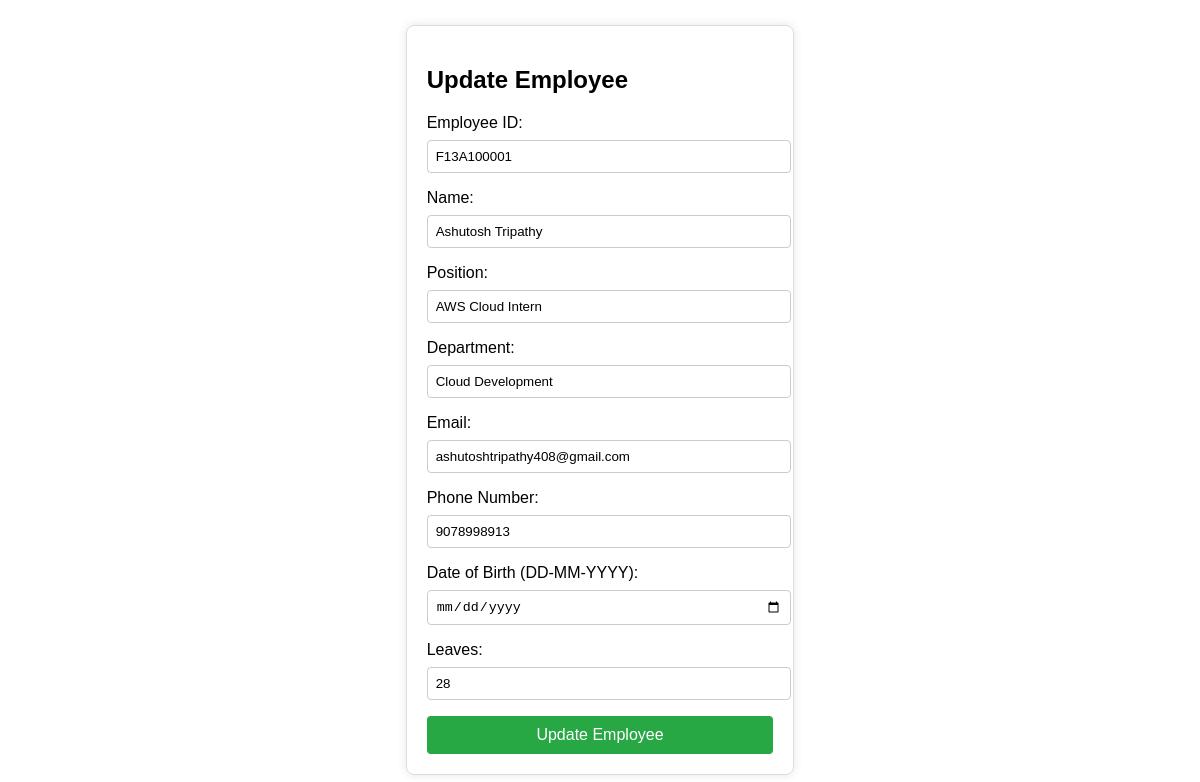
Page /employee/F13A100001/update/ (signed in) on the committed database.
### hrms/models.py (models this page shows, shortened)
class Employee(models.Model):
    employee_id = models.CharField(max_length=10, unique=True)
    name = models.CharField(max_length=100)
    position = models.CharField(max_length=100)
    department = models.CharField(max_length=100)
    email = models.EmailField()
    phone_number = models.CharField(max_length=15)
    dob = models.DateField()
    leaves = models.IntegerField(default=0)
    otp = models.CharField(max_length=6, blank=True, null=True)

### hrms/views.py (the view, shortened to what this page needs)
# urls.py: path('employee/<str:employee_id>/update/', views.update_employee_view, name='update_employee'),
def update_employee_view(request, employee_id):
    if not request.session.get('logged_in'):
        return redirect('login')
    employee = get_object_or_404(Employee, employee_id=employee_id)
    return render(request, 'update_employee.html', {'employee': employee})

### hrms/templates/update_employee.html (shortened to what this page needs)
<!DOCTYPE html>
<html>
<head>
</head>
<body>
    <div class="form-container">
        <h2>Update Employee</h2>
        <form method="post">
            <label for="employee_id">Employee ID:</label>
            <input type="text" id="employee_id" name="employee_id" value="{{ employee.employee_id }}" readonly>
            <label for="name">Name:</label>
            <input type="text" id="name" name="name" value="{{ employee.name }}" required>
            <label for="position">Position:</label>
            <input type="text" id="position" name="position" value="{{ employee.position }}" required>
            <label for="department">Department:</label>
            <input type="text" id="department" name="department" value="{{ employee.department }}" required>
            <label for="email">Email:</label>
            <input type="email" id="email" name="email" value="{{ employee.email }}" required>
            <label for="phone_number">Phone Number:</label>
            <input type="tel" id="phone_number" name="phone_number" value="{{ employee.phone_number }}" required>
            <label for="dob">Date of Birth (DD-MM-YYYY):</label>
            <input type="date" id="dob" name="dob" value="{{ employee.dob }}" required>
            <label for="leaves">Leaves:</label>
            <input type="number" id="leaves" name="leaves" value="{{ employee.leaves }}" required>
            <button type="submit">Update Employee</button>
        </form>
    </div>
</body>
</html>

### hrms/templates/update_employee.html (style rules this page uses)
body { font-family: Arial, sans-serif; display: flex; justify-content: center; align-items: center; height: 100vh; margin: 0; }
.form-container { border: 1px solid #ddd; padding: 20px; border-radius: 8px; box-shadow: 0 0 10px rgba(0, 0, 0, 0.1); }
h2 { margin-bottom: 20px; }
label { display: block; margin-bottom: 8px; }
input[type="text"], input[type="email"], input[type="tel"], input[type="date"], input[type="number"] { width: 100%; padding: 8px; margin-bottom: 16px; border: 1px solid #ccc; border-radius: 4px; }
button { width: 100%; padding: 10px; border: none; border-radius: 4px; background-color: #28a745; color: white; font-size: 16px; cursor: pointer; }

### rows in the picture
Employee: employee_id "F13A100001", name "Ashutosh Tripathy", position "AWS Cloud Intern", department "Cloud Development", email "ashutoshtripathy408@gmail.com", phone_number "9078998913", leaves "28"
